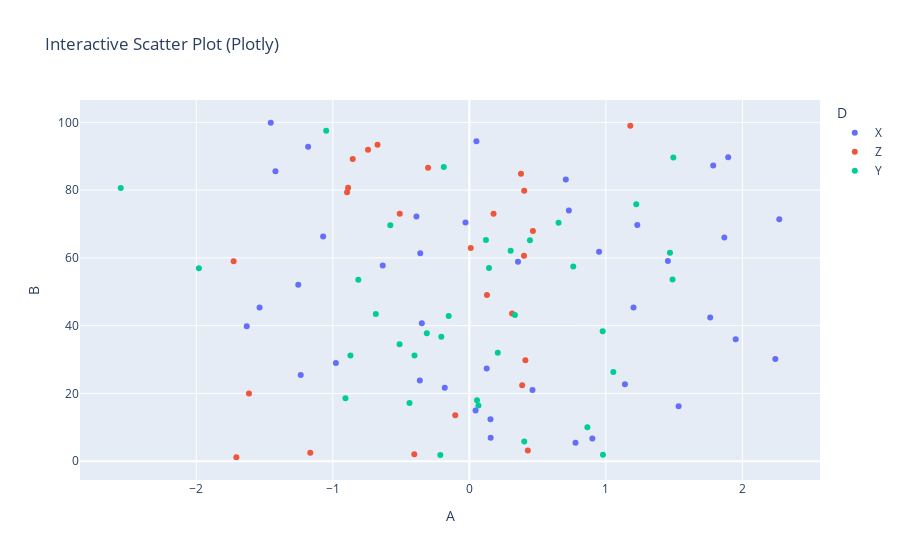

Notebook cell for this chart:
### Code cell
# Install required libraries if not already installed
# !pip install matplotlib seaborn plotly

import numpy as np
import pandas as pd
import matplotlib.pyplot as plt
import seaborn as sns
import plotly.express as px

# Generate random data
np.random.seed(0)
data = pd.DataFrame({
    'A': np.random.randn(100),
    'B': np.random.rand(100) * 100,
    'C': np.random.randint(1, 5, 100),
    'D': np.random.choice(['X', 'Y', 'Z'], 100)
})

# Line plot
plt.figure(figsize=(6, 3))
plt.plot(data['A'])
plt.title('Line Plot')
plt.show()

# Scatter plot
plt.figure(figsize=(6, 3))
plt.scatter(data['A'], data['B'])
plt.title('Scatter Plot')
plt.xlabel('A')
plt.ylabel('B')
plt.show()

# Bar plot
plt.figure(figsize=(6, 3))
sns.barplot(x=data['D'].value_counts().index, y=data['D'].value_counts().values)
plt.title('Bar Plot')
plt.show()

# Histogram
plt.figure(figsize=(6, 3))
plt.hist(data['B'], bins=20)
plt.title('Histogram')
plt.show()

# Box plot
plt.figure(figsize=(6, 3))
sns.boxplot(x='D', y='B', data=data)
plt.title('Box Plot')
plt.show()

# Pie chart
plt.figure(figsize=(6, 6))
plt.pie(data['D'].value_counts(), labels=data['D'].value_counts().index, autopct='%1.1f%%')
plt.title('Pie Chart')
plt.show()

# Interactive Plotly example
fig = px.scatter(data, x='A', y='B', color='D', title='Interactive Scatter Plot (Plotly)')
fig.show()

### Figure 1 — Plotly figure (JSON) as saved in the notebook; plotly's stock layout.template omitted (floating-point values rounded to 4 significant figures)
{"data": [{"hovertemplate": "D=X<br>A=%{x}<br>B=%{y}<extra></extra>", "legendgroup": "X", "marker": {"color": "#636efa", "symbol": "circle"}, "mode": "markers", "name": "X", "orientation": "v", "showlegend": true, "type": "scatter", "x": [1.764, 2.241, 1.868, -0.9773, 0.9501, 1.454, 2.27, -1.454, 0.04576, 1.533, 0.1549, -0.3479, 0.1563, 1.23, 1.202, -0.3873, -1.42, 1.951, -1.253, 0.7775, -1.181, -0.02818, -0.6343, -0.3627, -0.3596, -1.63, 0.4628, 0.05195, 0.7291, 1.139, -1.235, 0.9008, -1.536, 1.896, -0.1799, -1.071, 0.3564, 0.7066, 1.786, 0.1269], "xaxis": "x", "y": [42.39, 30.16, 66.02, 29.01, 61.8, 59.09, 71.42, 99.88, 14.94, 16.25, 12.38, 40.72, 6.917, 69.74, 45.35, 72.21, 85.58, 36.0, 52.1, 5.434, 92.81, 70.44, 57.72, 23.79, 61.4, 39.82, 20.98, 94.44, 73.96, 22.74, 25.44, 6.725, 45.37, 89.67, 21.69, 66.31, 58.83, 83.1, 87.27, 27.35], "yaxis": "y"}, {"hovertemplate": "D=Z<br>A=%{x}<br>B=%{y}<extra></extra>", "legendgroup": "Z", "marker": {"color": "#EF553B", "symbol": "circle"}, "mode": "markers", "name": "Z", "orientation": "v", "showlegend": true, "type": "scatter", "x": [0.4002, -0.1032, 0.4106, 0.3131, -0.8541, -0.7422, 0.3782, -0.8878, -0.3023, -1.706, -0.5097, -1.614, -0.8955, 0.3869, 0.4283, -0.6725, -1.726, 0.1774, 0.129, -1.165, 0.4657, 1.179, -0.4032, 0.0105, 0.402], "xaxis": "x", "y": [60.64, 13.55, 29.83, 43.59, 89.19, 91.95, 84.8, 80.73, 86.64, 1.171, 73.0, 20.0, 79.37, 22.39, 3.184, 93.42, 58.99, 73.01, 49.05, 2.468, 67.94, 99.03, 2.065, 62.9, 79.8], "yaxis": "y"}, {"hovertemplate": "D=Y<br>A=%{x}<br>B=%{y}<extra></extra>", "legendgroup": "Y", "marker": {"color": "#00cc96", "symbol": "circle"}, "mode": "markers", "name": "Y", "orientation": "v", "showlegend": true, "type": "scatter", "x": [0.9787, -0.1514, 0.144, 0.761, 0.1217, 0.4439, 0.3337, 1.494, -0.2052, -2.553, 0.6536, 0.8644, -0.1872, 1.469, -1.981, -1.049, -0.4381, -0.2127, -0.5108, 0.06652, 0.3025, -0.8131, -0.4018, -0.9073, 0.4023, -0.6848, -0.8708, -0.5788, -0.3116, 0.05617, 1.488, 1.054, 1.222, 0.2083, 0.9766], "xaxis": "x", "y": [1.919, 42.88, 57.0, 57.43, 65.32, 65.21, 43.14, 89.65, 36.76, 80.62, 70.39, 10.02, 86.81, 61.56, 56.91, 97.55, 17.16, 1.852, 34.54, 16.47, 62.15, 53.56, 31.19, 18.62, 5.803, 43.44, 31.18, 69.63, 37.78, 17.96, 53.66, 26.33, 75.84, 32.0, 38.35], "yaxis": "y"}], "layout": {"legend": {"title": {"text": "D"}, "tracegroupgap": 0}, "title": {"text": "Interactive Scatter Plot (Plotly)"}, "xaxis": {"anchor": "y", "domain": [0, 1], "title": {"text": "A"}}, "yaxis": {"anchor": "x", "domain": [0, 1], "title": {"text": "B"}}}}
